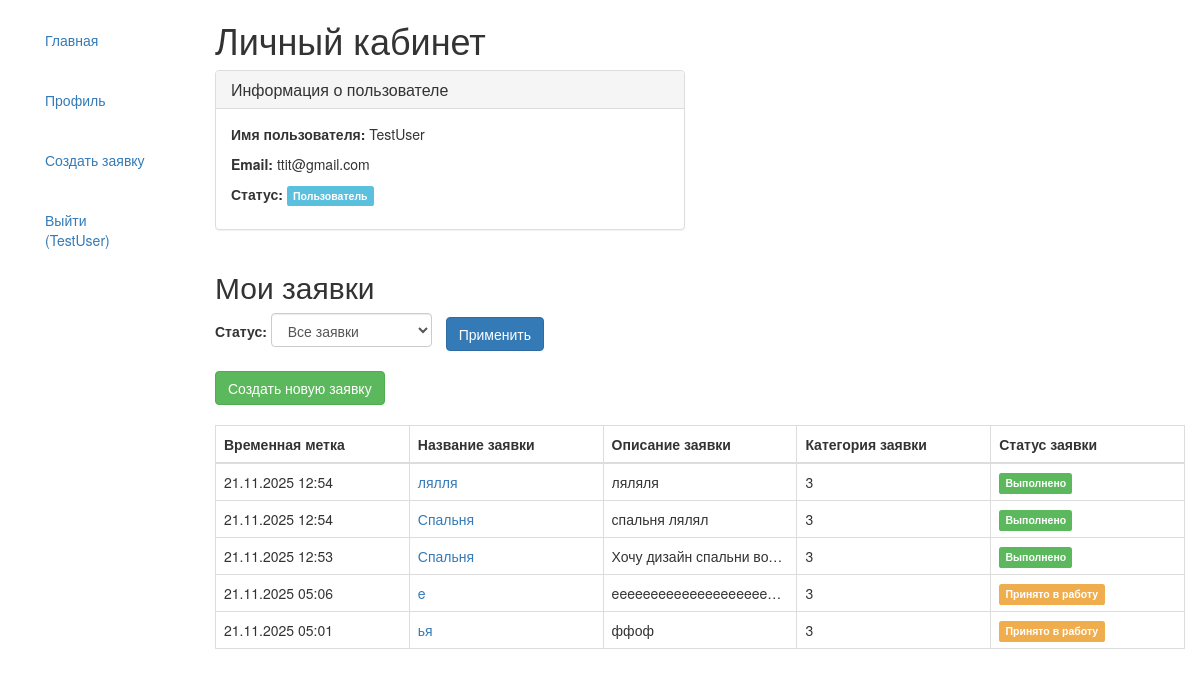
Page /profile/ (signed in) on the committed database.
### main/models.py (models this page shows, shortened)
class Application(models.Model):
    STATUS_CHOICES = [
        ('new', 'Новая'),
        ('in_progress', 'Принято в работу'),
        ('completed', 'Выполнено'),
    ]
    name = models.CharField(
        max_length=200,
        verbose_name='Название заявки'
    )
    description = models.TextField(
        verbose_name='Описание'
    )
    category = models.ForeignKey(
        Category,
        on_delete=models.PROTECT,
        verbose_name='Категория'
    )
    floor_plan = models.ImageField(
        upload_to='floor_plans/%Y/%m/%d/',
        verbose_name='План помещения',
        validators=[validate_image_file]
    )
    client = models.ForeignKey(
        User,
        on_delete=models.CASCADE,
        related_name='applications',
        verbose_name='Клиент'
    )
    status = models.CharField(
        max_length=20,
        choices=STATUS_CHOICES,
        default='new',
        verbose_name='Статус'
    )
    created_at = models.DateTimeField(
        auto_now_add=True,
        verbose_name='Дата создания'
    )
    comment = models.TextField(
        blank=True, null=True,
        verbose_name='Комментарий'
    )
    design_image = models.ImageField(
        upload_to='designs/',
        blank=True, null=True,
        verbose_name='Изображение дизайна'
    )
    class Meta:
            verbose_name = 'Заявка'
            verbose_name_plural = 'Заявки'
            ordering = ['-created_at']

class Category(models.Model):
    name = models.CharField(
        max_length=100,
        verbose_name='Название категории',
        unique=True
    )
    description = models.TextField(
        verbose_name='Описание категории',
        blank=True
    )
    class Meta:
            verbose_name = 'Категория'
            verbose_name_plural = 'Категории'
            ordering = ['name']

### main/views.py (the view)
# urls.py: path('profile/', views.profile, name='profile'),
@login_required
def profile(request):
    applications = Application.objects.filter(client=request.user).order_by('-created_at')
    status_filter = request.GET.get('status', '')
    if status_filter:
        applications = applications.filter(status=status_filter)
    context = {
        'applications': applications,
    }
    return render(request, 'main/profile.html', context)

### main/templates/main/profile.html (shortened to what this page needs)
{% extends "base_generic.html" %}
{% block content %}
<class="container">
    <h1>Личный кабинет</h1>
    <div class="row">
        <div class="col-md-6">
            <div class="panel panel-default">
                <div class="panel-heading">
                    <h3 class="panel-title">Информация о пользователе</h3>
                </div>
                <div class="panel-body">
                    <p><strong>Имя пользователя:</strong> {{ user.username }}</p>
                    <p><strong>Email:</strong> {{ user.email|default:"Не указан" }}</p>
                    {% if user.is_superuser %}
                        <p><strong>Статус:</strong> <span class="label label-danger">Администратор</span></p>
                    {% else %}
                        <p><strong>Статус:</strong> <span class="label label-info">Пользователь</span></p>
                    {% endif %}
                </div>
            </div>
        </div>
    </div>
{% if not user.is_superuser %}
    <h2>Мои заявки</h2>
    <div style="margin-bottom: 20px;">
        <form method="get">
            <label>Статус: </label>
            <select name="status" class="form-control" style="display: inline-block; width: auto;">
                <option value="">Все заявки</option>
            </select>
            <button type="submit" class="btn btn-primary" style="margin-left: 10px;">Применить</button>
        </form>
    </div>
    <div style="margin-bottom: 20px;">
        <a href="{% url 'main:create_application' %}" class="btn btn-success">
            Создать новую заявку
        </a>
    </div>
    {% if applications %}
    <table class="table table-bordered" style="width: 100%; table-layout: fixed;">
        <thead>
            <tr>
                <th>Временная метка</th>
                <th>Название заявки</th>
                <th>Описание заявки</th>
                <th>Категория заявки</th>
                <th>Статус заявки</th>
            </tr>
        </thead>
        <tbody>
            {% for application in applications %}
            <tr>
                <td>{{ application.created_at|date:"d.m.Y H:i" }}</td>
                <td>
                <a href="{% url 'main:application_detail' application.id %}" class="text-decoration-none">
                    {{ application.name }}
                </a>
                </td>
                <td class="description-cell">
                    <div class="description-content">
                        {{ application.description|truncatewords:20 }}
                    </div>
                </td>
                <td>{{ application.category.name }}</td>
                <td>
                    {% if application.status == 'new' %}
                        <span class="label label-primary">Новая</span>
                    {% elif application.status == 'in_progress' %}
                        <span class="label label-warning">Принято в работу</span>
                    {% elif application.status == 'completed' %}
                        <span class="label label-success">Выполнено</span>
                    {% endif %}
                </td>
            </tr>
            {% endfor %}
        </tbody>
    </table>
    {% endif %}
</div>
{% endif %}
{% endblock %}

### main/templates/base_generic.html (shortened to what this page needs)
<!Doctype html>
<html lang="ru">
  <head>
    <link
      rel="stylesheet"
      href="https://maxcdn.bootstrapcdn.com/bootstrap/3.3.7/css/bootstrap.min.css" />
    {% load static %}
    <link rel="stylesheet" href="{% static 'main/css/styles.css' %}" />
  </head>
  <body>
    <div class="container-fluid">
      <div class="row">
        <div class="col-sm-2">
          {% block sidebar %}
          <div class="collapse navbar-collapse" id="navbar-collapse">
            <ul class="nav nav-bar">
              <li><a href="{% url 'main:home' %}">Главная</a></li>
            </ul>
            {% if user.is_authenticated %}
            <ul class="nav nav-bar">
              <li><a href="{% url 'main:profile' %}">Профиль</a></li>
            </ul>
            {% if not user.is_superuser %}
            <ul class="nav nav-bar">
              <li><a href="{% url 'main:create_application' %}">Создать заявку</a></li>
            </ul>
            {% endif %}
            <ul class="nav nav-bar">
               <li><a href="{% url 'users:logout' %}">Выйти ({{ user.username }})</a></li>
            </ul>
            {% endif %}
            </div>
          {% endblock %}
        </div>
        <div class="col-sm-10">
          {% block content %}
          {% endblock %}
        </div>
      </div>
  </body>
</html>

### main/static/main/css/styles.css (style rules this page uses)
.nav-bar { margin-top: 20px; padding: 0; }
.description-cell { max-width: 250px; overflow: hidden; }
.description-content { white-space: nowrap; overflow: hidden; text-overflow: ellipsis; }

### rows in the picture
Application: created_at "21.11.2025 12:54", name "лялля", description "ляляля", category.name "3", status "Выполнено"
Application: created_at "21.11.2025 12:54", name "Спальня", description "спальня лялял", category.name "3", status "Выполнено"
Application: created_at "21.11.2025 12:53", name "Спальня", description "Хочу дизайн спальни вот…", category.name "3", status "Выполнено"
Application: created_at "21.11.2025 05:06", name "e", description "eeeeeeeeeeeeeeeeeeee…", category.name "3", status "Принято в работу"
Application: created_at "21.11.2025 05:01", name "ья", description "ффоф", category.name "3", status "Принято в работу"

### other values in the picture
{{ user.username }} "TestUser"
{{ user.email|default:"Не указан" }} "ttit@gmail.com"
